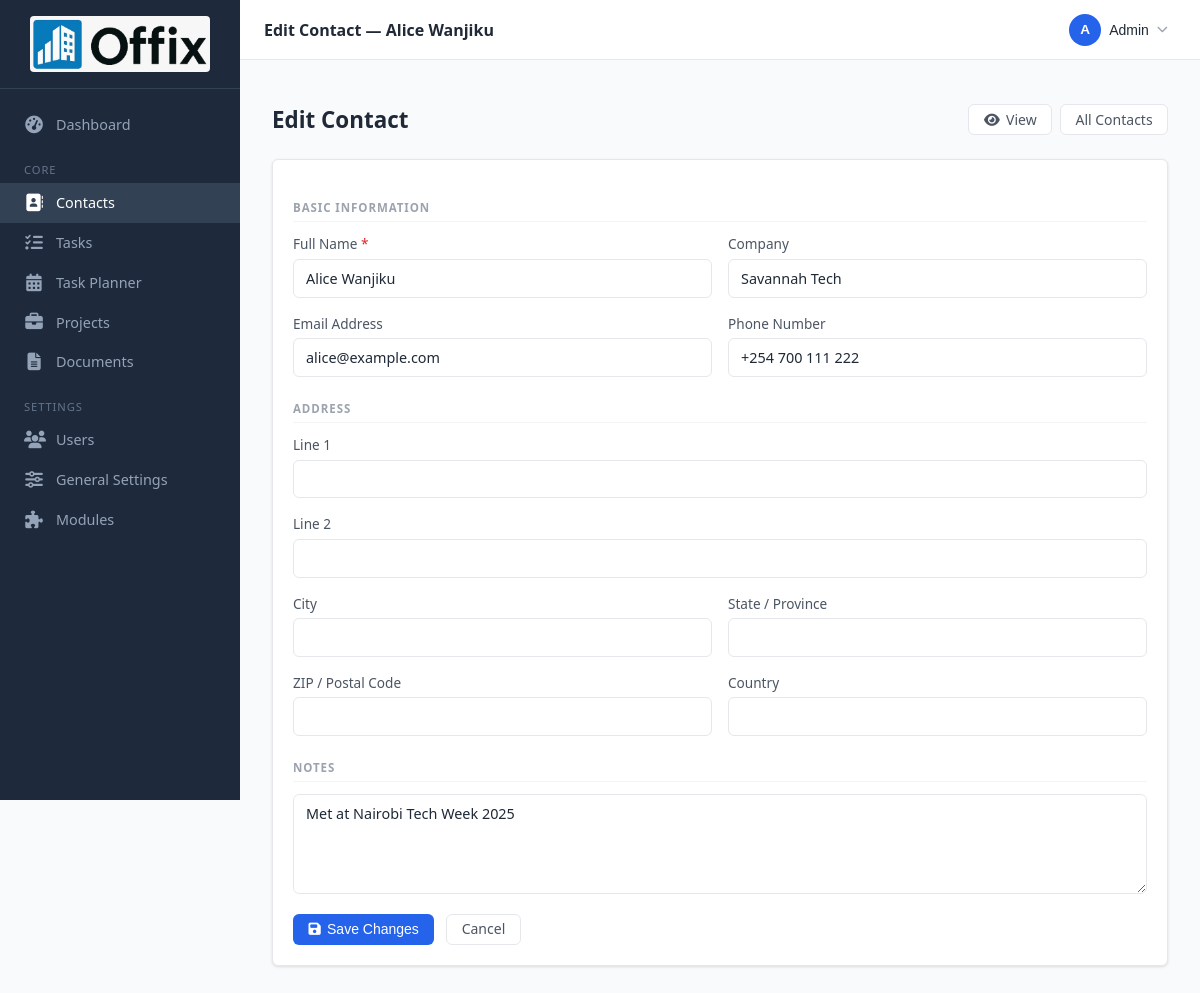
The page /contacts/4/edit (signed in) on the database its author committed.
### tables this page shows
CREATE TABLE `contacts` (
  `id` int(10) unsigned NOT NULL AUTO_INCREMENT,
  `name` varchar(150) NOT NULL,
  `email` varchar(255) DEFAULT NULL,
  `phone` varchar(50) DEFAULT NULL,
  `company` varchar(150) DEFAULT NULL,
  `notes` text DEFAULT NULL,
  `address1` varchar(255) DEFAULT NULL,
  `address2` varchar(255) DEFAULT NULL,
  `city` varchar(100) DEFAULT NULL,
  `state` varchar(100) DEFAULT NULL,
  `zip` varchar(20) DEFAULT NULL,
  `country` varchar(100) DEFAULT NULL,
  `created_at` timestamp NOT NULL DEFAULT current_timestamp(),
  `updated_at` timestamp NOT NULL DEFAULT current_timestamp() ON UPDATE current_timestamp(),
  PRIMARY KEY (`id`),
  UNIQUE KEY `uq_contacts_email` (`email`)
);

### app/controllers/ContactController.php (called while the page is built, shortened)
<?php
class ContactController extends Controller
{
    private Contact $model;
    public function __construct()
    {
        $this->model = new Contact();
    }
    public function edit(string $id): void
    {
        $contact = $this->model->find((int) $id);
        $this->render('contacts.edit', [
            'pageTitle' => __('contacts.edit') . ' — ' . $contact['name'],
            'contact'   => $contact,
            'errors'    => [],
        ]);
    }
}

### public/index.php (called while the page is built, shortened)
<?php
spl_autoload_register(function (string $class): void {
    $prefixMap = [
        'App\\Core\\'                => APP_PATH . '/core/',
        'App\\Controllers\\'         => APP_PATH . '/controllers/',
        'App\\Models\\'              => APP_PATH . '/models/',
        'App\\Modules\\Invoicing\\'  => ROOT_PATH . '/app/modules/invoicing/',
        'App\\Modules\\ItPlanning\\' => ROOT_PATH . '/app/modules/it_planning/',
    ];
    foreach ($prefixMap as $prefix => $baseDir) {
        if (str_starts_with($class, $prefix)) {
            $file = $baseDir . str_replace('\\', '/', substr($class, strlen($prefix))) . '.php';
            return;
        }
    }
});
$router = new Router();
$router->dispatch($_SERVER['REQUEST_METHOD'], $_SERVER['REQUEST_URI']);

### app/core/Database.php (called while the page is built, shortened)
<?php
class Database
{
    private static ?PDO $instance = null;
    public static function getInstance(): PDO
    {
        if (self::$instance === null) {
            $config = require ROOT_PATH . '/config/database.php';
            $dsn = "mysql:host={$config['host']};dbname={$config['dbname']};charset={$config['charset']}";
            try {
                self::$instance = new PDO($dsn, $config['username'], $config['password'], [
                    PDO::ATTR_ERRMODE            => PDO::ERRMODE_EXCEPTION,
                    PDO::ATTR_DEFAULT_FETCH_MODE => PDO::FETCH_ASSOC,
                    PDO::ATTR_EMULATE_PREPARES   => false,
                ]);
            } catch (PDOException $e) {
                error_log('DB connection failed: ' . $e->getMessage());
                die('Database connection error. Please check your configuration.');
            }
        }
        return self::$instance;
    }
}

### app/core/Model.php (called while the page is built, shortened)
<?php
abstract class Model
{
    protected PDO $db;
    public function __construct()
    {
        $this->db = Database::getInstance();
    }
    protected function queryOne(string $sql, array $params = []): ?array
    {
        $stmt = $this->db->prepare($sql);
        $stmt->execute($params);
        $row = $stmt->fetch();
        return $row !== false ? $row : null;
    }
}

### app/models/Contact.php (called while the page is built, shortened)
<?php
class Contact extends Model
{
    private string $table = 'contacts';
    public function find(int $id): ?array
    {
        return $this->queryOne("SELECT * FROM {$this->table} WHERE id = ?", [$id]);
    }
}

### app/views/contacts/edit.php (the view, shortened to what this page needs)
<?php
function v(string $field, array $contact): string {
    return htmlspecialchars($contact[$field] ?? '');
}
?>
<div class="page-header">
    <h1 class="page-title">Edit Contact</h1>
    <div style="display:flex; gap:.5rem;">
        <a href="/contacts/<?= $contact['id'] ?>" class="btn btn-secondary">
            <i class="fa-solid fa-eye"></i> View
        </a>
        <a href="/contacts" class="btn btn-secondary">All Contacts</a>
    </div>
</div>
<div class="card">
    <div class="card-body">
        <form method="POST" action="/contacts/<?= $contact['id'] ?>/update" novalidate>
            <div class="form-section-label">Basic Information</div>
            <div class="form-grid">
                <div class="form-group">
                    <label for="name">Full Name <span style="color:var(--danger)">*</span></label>
                    <input type="text" id="name" name="name"
                           value="<?= v('name', $contact) ?>" required maxlength="150">
                </div>
                <div class="form-group">
                    <label for="company">Company</label>
                    <input type="text" id="company" name="company"
                           value="<?= v('company', $contact) ?>" maxlength="150">
                </div>
                <div class="form-group">
                    <label for="email">Email Address</label>
                    <input type="email" id="email" name="email"
                           value="<?= v('email', $contact) ?>" maxlength="255">
                </div>
                <div class="form-group">
                    <label for="phone">Phone Number</label>
                    <input type="tel" id="phone" name="phone"
                           value="<?= v('phone', $contact) ?>" maxlength="50">
                </div>
            </div>
            <div class="form-section-label" style="margin-top:1.5rem;">Address</div>
            <div class="form-grid">
                <div class="form-group full">
                    <label for="address1">Line 1</label>
                    <input type="text" id="address1" name="address1"
                           value="<?= v('address1', $contact) ?>" maxlength="255">
                </div>
                <div class="form-group full">
                    <label for="address2">Line 2</label>
                    <input type="text" id="address2" name="address2"
                           value="<?= v('address2', $contact) ?>" maxlength="255">
                </div>
                <div class="form-group">
                    <label for="city">City</label>
                    <input type="text" id="city" name="city"
                           value="<?= v('city', $contact) ?>" maxlength="100">
                </div>
                <div class="form-group">
                    <label for="state">State / Province</label>
                    <input type="text" id="state" name="state"
                           value="<?= v('state', $contact) ?>" maxlength="100">
                </div>
                <div class="form-group">
                    <label for="zip">ZIP / Postal Code</label>
                    <input type="text" id="zip" name="zip"
                           value="<?= v('zip', $contact) ?>" maxlength="20">
                </div>
                <div class="form-group">
                    <label for="country">Country</label>
                    <input type="text" id="country" name="country"
                           value="<?= v('country', $contact) ?>" maxlength="100">
                </div>
            </div>
            <div class="form-section-label" style="margin-top:1.5rem;">Notes</div>
            <div class="form-grid">
                <div class="form-group full">
                    <textarea id="notes" name="notes" rows="4"><?= v('notes', $contact) ?></textarea>
                </div>
            </div>
            <div class="form-actions">
                <button type="submit" class="btn btn-primary">
                    <i class="fa-solid fa-floppy-disk"></i> Save Changes
                </button>
                <a href="/contacts/<?= $contact['id'] ?>" class="btn btn-secondary">Cancel</a>
            </div>
        </form>
    </div>
</div>

### app/core/Router.php (shortened to what this page needs)
<?php
class Router
{
    private array $routes = [];
    private function addRoute(string $method, string $pattern, string|callable $handler, string $action): void
    {
        $this->routes[] = [
            'method'  => $method,
            'pattern' => $pattern,
            'handler' => $handler,
            'action'  => $action,
        ];
    }
    public function dispatch(string $method, string $uri): void
    {
        $uri = strtok($uri, '?');
        $uri = '/' . trim($uri, '/');
        foreach ($this->routes as $route) {
            if ($route['method'] !== strtoupper($method)) continue;
            $params = [];
            if ($this->matches($route['pattern'], $uri, $params)) {
                $this->call($route['handler'], $route['action'], $params);
                return;
            }
        }
    }
    private function matches(string $pattern, string $uri, array &$params): bool
    {
        $regex = preg_replace('/\{([a-zA-Z_]+)\}/', '(?P<$1>[^/]+)', $pattern);
        $regex = '#^' . $regex . '$#';
        if (preg_match($regex, $uri, $matches)) {
            return true;
        }
        return false;
    }
    private function call(string|callable $handler, string $action, array $params): void
    {
        $controller = new $handler();
        call_user_func_array([$controller, $action], $params);
    }
}

### public/css/app.css (style rules this page uses)
*, *::before, *::after { box-sizing: border-box; margin: 0; padding: 0; }
:root { --brand: #2563eb; --brand-dark: #1d4ed8; --brand-light: #eff6ff; --success: #16a34a; --warning: #ca8a04; --danger: #dc2626; --gray-50: #f9fafb; --gray-100: #f3f4f6; --gray-200: #e5e7eb; --gray-400: #9ca3af; --gray-600: #4b5563; --gray-800: #1f2937; --sidebar-w: 240px; --header-h: 60px; --radius: 6px; --shadow: 0 1px 3px rgba(0,0,0,.12); --font: 'Segoe UI', system-ui, sans-serif; }
html { font-size: 16px; }
body { font-family: var(--font); color: var(--gray-800); background: var(--gray-50); min-height: 100vh; display: flex; }
a { color: var(--brand); text-decoration: none; }
.page-header { display: flex; align-items: center; justify-content: space-between; margin-bottom: 1.5rem; flex-wrap: wrap; gap: .75rem; }
.page-title { font-size: 1.4rem; font-weight: 700; color: var(--gray-800); }
.card { background: #fff; border-radius: var(--radius); border: 1px solid var(--gray-200); box-shadow: var(--shadow); overflow: hidden; }
.card-body { padding: 1.25rem; }
.btn { display: inline-flex; align-items: center; gap: .4rem; padding: .45rem .9rem; border-radius: var(--radius); font-size: .875rem; font-weight: 500; cursor: pointer; border: 1px solid transparent; transition: background .15s, border-color .15s, color .15s; text-decoration: none; line-height: 1; }
.btn-primary { background: var(--brand); color: #fff; }
.btn-secondary { background: #fff; color: var(--gray-600); border-color: var(--gray-200); }
.form-grid { display: grid; grid-template-columns: repeat(auto-fill, minmax(280px, 1fr)); gap: 1rem; }
.form-group { display: flex; flex-direction: column; gap: .35rem; }
.form-group.full { grid-column: 1 / -1; }
label { font-size: .85rem; font-weight: 500; color: var(--gray-600); }
input[type="text"], input[type="email"], input[type="tel"], input[type="date"], input[type="number"], input[type="search"], select, textarea { width: 100%; padding: .55rem .75rem; border: 1px solid var(--gray-200); border-radius: var(--radius); font-family: var(--font); font-size: .9rem; color: var(--gray-800); background: #fff; transition: border-color .15s, box-shadow .15s; }
textarea { resize: vertical; min-height: 100px; }
.form-actions { display: flex; gap: .75rem; margin-top: 1.25rem; flex-wrap: wrap; }
.form-section-label { font-size: .72rem; font-weight: 700; text-transform: uppercase; letter-spacing: .08em; color: var(--gray-400); border-bottom: 1px solid var(--gray-100); padding-bottom: .4rem; margin: 1.25rem 0 .75rem; }

### rows shown on the page
contacts: name "Alice Wanjiku", company "Savannah Tech", email "alice@example.com", phone "+254 700 111 222", notes "Met at Nairobi Tech Week 2025"
